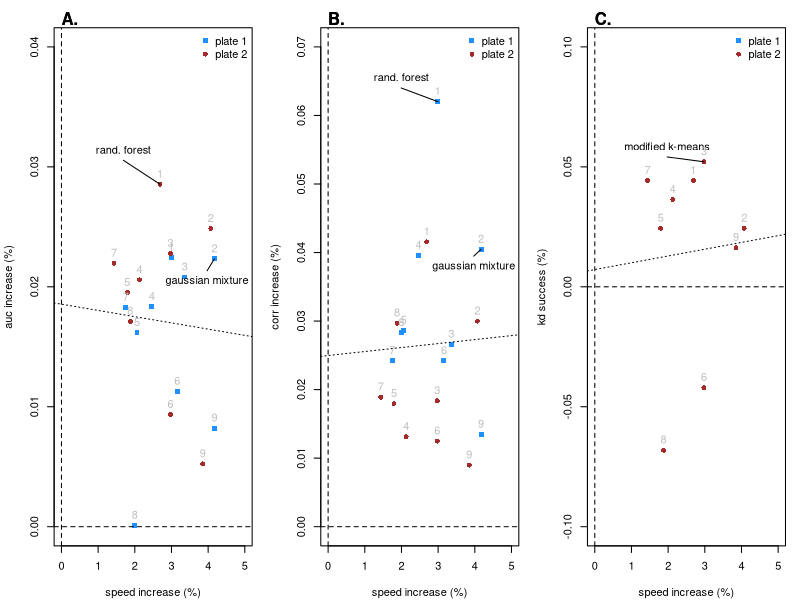
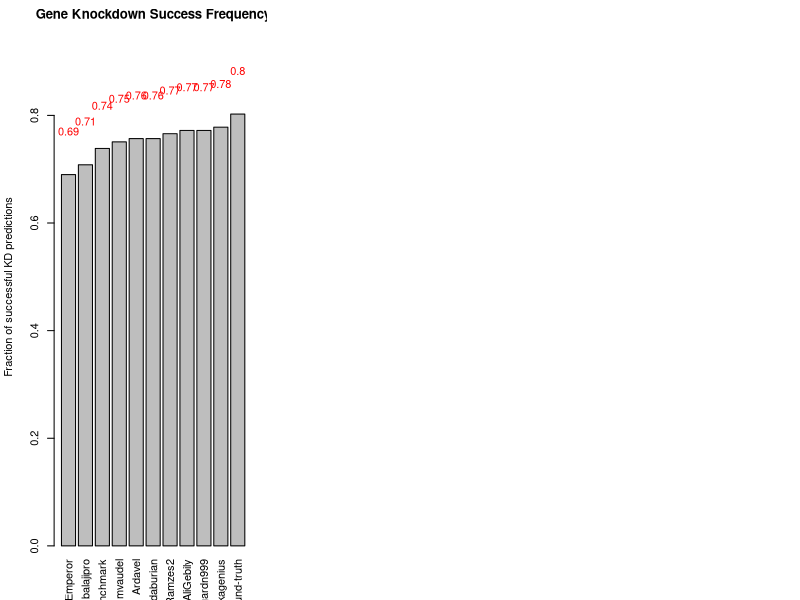
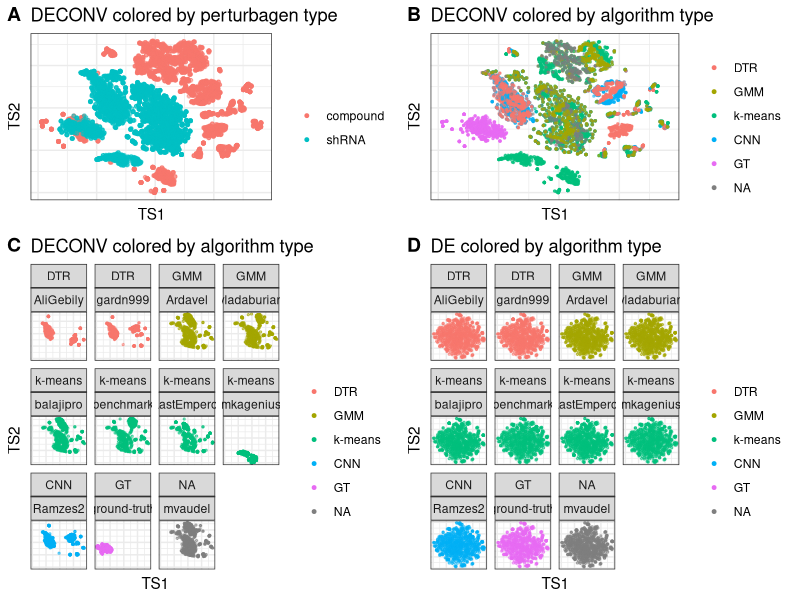

The R source for these figures, in order:
## ---- chunk 1
palette(c("dodgerblue","brown","orange"))
my.pal <- palette(c("dodgerblue","brown","orange"))
library(data.table)
library(ggplot2)
library(ggrepel)
library(dplyr, warn=F)
## ---- chunk 2
# data
speed_acc <- fread("data/holdout_score_time.txt", na.strings="n/a")
soln_desc <- fread("data/solution_descriptions.txt", na.strings="n/a")
speed_acc <- merge(speed_acc, soln_desc, by="handle")
## ---- chunk 3
# compute composite accuracy
# in contest, aggregate score was computed as:
# SCORE = MAX_SCORE * (MAX(CORp, 0))2 * AUCp2 * exp(- Tsolution / (3 * Tbenchmark) )
speed_acc[, acc := cor^2 * auc^2]
## ---- chunk 4
impute <- function(x, value) ifelse(is.na(x), value, x)
n <- nrow(speed_acc)
attach(speed_acc)
## ---- chunk 5
cap <- "\\label{fig:acc-vs-speed}**Accuracy vs speed.** This figure shows the relationship between improvements in AUC (A.), correlation (B.) and fraction of correctly predicted knocked-down genes(C.) and improvements in speed for the top-nine solutions. These measures are computed for each of the plates on the holdout dataset. Labels at the dots indicate the rank of the submission in the final leaderboard (1 = first best, 2 = second best, etc.). Dashed lines indicate levels with no improvement over the benchmark. Dotted lines indicate (ols) association between accuracy and speed improvements. The name of the most accurate and fastest approach are highlighted in each panel."

# compute measures
bench <- handle=="benchmark"
sec.bench <- sec[bench]
auc.bench <- auc[bench]
cor.bench <- cor[bench]
kd.bench <- kd_success_freq[bench]
auc.pc <- auc/auc.bench[factor(plate)]
cor.pc <- cor/cor.bench[factor(plate)]
sec.pc <- sec/sec.bench[factor(plate)]
kd.pc <- kd_success_freq/kd.bench[factor(plate)]
method2 <- method
method2[grep("Gaussian", method)] <- "gaussian mixture"
method2[grep("forest", method)] <- "rand. forest"

# Plot
panel <- function(x,y, xlim=c(0,5),ylim=c(0,0.08),xlab="speed increase (%)", legend=T, ...){
  plot(y ~ x, xlim=xlim, ylim=ylim, xlab=xlab
    , pch=c(15:16)[factor(plate)]
    , col=c(1,2)[factor(plate)]
    , subset=!bench
    ,...)
  # lable best method
  j <- which.max(y)
  y.offset <- +0.002; x.offset <- -1
  segments(y0=y[j], x0=x[j], y1=y[j] + y.offset, x1=x[j]+x.offset)
  text(y=y[j]+y.offset, x=x[j]+x.offset, labels=method2[j], pos=3)
  # label fastest method
  j <- which.max(x)
  y.offset <- -0.001; x.offset <- -0.2
  segments(y0=y[j], x0=x[j], y1=y[j] + y.offset, x1=x[j]+x.offset)
  text(y=y[j]+y.offset, x=x[j]+x.offset, labels=method2[j], pos=1)
  # legend
  if(legend)
    legend("topright", pch=15:16, col=1:2, legend=c("plate 1", "plate 2"), bty="n")
  # rank labels
  text(y=y[!bench],x=x[!bench],labels=rank[!bench],pos=3,xpd=T, col=gray(.75))
  abline(h=0,lty=2)
  abline(v=0,lty=2)
  abline(lm(y[!bench] ~ x[!bench]), lty=3)
}
par(mfrow=c(1,3), mar=c(4,4,2,1)+0.1)
panel(abs(log(sec.pc)),log(auc.pc), ylim=c(0,0.04), ylab="auc increase (%)")
mtext(at=c(0,0), "A.", adj=0, font=2)
panel(abs(log(sec.pc)),log(cor.pc), ylim=c(0,0.07), ylab="corr increase (%)")
mtext(at=c(0,0), "B.", adj=0, font=2)
panel(abs(log(sec.pc)), log(kd.pc),ylim=c(-0.1,0.1), ylab="kd success (%)")
mtext(at=c(0,0), "C.", adj=0, font=2)

# Ensambles 20 x 20
# auc.ens <- sapply(auc, function(x) auc + (x - auc*x)*runif(1))
# sec.ens <- sapply(sec, function(x) sec + x)
# plot(auc.ens ~ log(sec.ens), pch=16)
## ---- chunk 6
cap <- "\\label{kd_barplot}**KD success frequency**" 

speed_acc <- fread("data/holdout_score_time.txt", na.strings = "n/a")
soln_desc <- fread("data/solution_descriptions.txt", na.strings="n/a")
soln_desc <- rbind(soln_desc, data.table(rank="ground-truth",
                                         handle="ground-truth",
                                         method="ground-truth",
                                         method_short="GT"),
                   use.names=T, fill=T)
speed_acc <- merge(speed_acc, soln_desc, by="handle")
levs <- c("DTR", "GMM", "k-means", "CNN", "other", "GT")
speed_acc$method_short <- factor(speed_acc$method_short,
                                 levels=levs)
with(speed_acc[!is.na(kd_success_freq)][
  order(kd_success_freq, decreasing = F)
], {
  maxval <- max(kd_success_freq)
  offset_factor <- 0.1
  offset <- offset_factor * maxval
  bp <- barplot(kd_success_freq, names.arg=handle, las=3,
           ylab="Fraction of successful KD predictions",
           main="Gene Knockdown Success Frequency",
           ylim=c(0, maxval + (2 * offset)))
  text(bp, kd_success_freq + offset, labels=round(kd_success_freq, 2), col="red")
})
## ---- chunk 7
# read tsne files and other data
tsne_de <- fread("data/holdout_tsne_DE.txt")
tsne_deconv <- fread("data/holdout_tsne_DECONV.txt")
soln_desc <- fread("data/solution_descriptions.txt", na.strings="n/a")

# add a row for ground truth
soln_desc <- rbind(soln_desc, data.table(rank="ground-truth",
                                         handle="ground-truth",
                                         method="ground-truth",
                                         method_short="GT"),
                   use.names=T, fill=T)

# extract handle and plate info
tsne_de[, handle := unlist(strsplit(rid, ":"))[1], .(rid)]
tsne_de[, plate := unlist(strsplit(unlist(strsplit(rid, ":"))[2], "_"))[1], .(rid)]
tsne_de[, pert_type := switch(plate,
                              "DPK.CP003" = "compound",
                              "LITMUS.KD019" = "shRNA"),
        .(rid)]

tsne_deconv[, handle := unlist(strsplit(rid, ":"))[1], .(rid)]
tsne_deconv[, plate := unlist(strsplit(unlist(strsplit(rid, ":"))[2], "_"))[1], .(rid)]
tsne_deconv[, pert_type := switch(plate,
                              "DPK.CP003" = "compound",
                              "LITMUS.KD019" = "shRNA"),
        .(rid)]

# merge with solution desc
tsne_de <- merge(tsne_de, soln_desc, by="handle", all.x=T)
tsne_deconv <- merge(tsne_deconv, soln_desc, by="handle", all.x=T)

# set factor levels
levs <- c("DTR", "GMM", "k-means", "CNN", "other", "GT")
tsne_de$method_short <- factor(tsne_de$method_short,
                               levels=levs)
tsne_deconv$method_short <- factor(tsne_deconv$method_short,
                               levels=levs)
## ---- chunk 8
p_deconv_color_type <- ggplot(tsne_deconv, aes(x=TS1, y=TS2, color=pert_type)) +
  geom_point(alpha=0.5, size=1) +
  guides(color=guide_legend(override.aes = list(alpha=1, size=1))) +
  scale_color_discrete(name="") +
  theme_bw() +
  theme(axis.ticks.x = element_blank(),
        axis.ticks.y = element_blank(),
        axis.text.x=element_blank(),
        axis.text.y=element_blank()) +
  ggtitle("DECONV colored by perturbagen type")
## ---- chunk 9
p_deconv_color_method <- ggplot(tsne_deconv, aes(x=TS1, y=TS2, color=method_short)) +
  geom_point(alpha=0.5, size=0.5) +
  guides(color=guide_legend(override.aes = list(alpha=1, size=1))) +
  scale_color_discrete(name="") +
  theme_bw() + 
  theme(axis.ticks.x = element_blank(),
        axis.ticks.y = element_blank(),
        axis.text.x=element_blank(),
        axis.text.y=element_blank()) +
  ggtitle("DECONV colored by algorithm type")
## ---- chunk 10
p_deconv_facet_handle <- p_deconv_color_method + facet_wrap(~method_short+handle)
## ---- chunk 11
p_de <- ggplot(tsne_de, aes(x=TS1, y=TS2, color=method_short)) +
  geom_point(alpha=0.5, size=0.5) +
  guides(color=guide_legend(override.aes = list(alpha=1, size=1))) +
  scale_color_discrete(name="") +
  theme_bw() +
  theme(axis.ticks.x = element_blank(),
        axis.ticks.y = element_blank(),
        axis.text.x=element_blank(),
        axis.text.y=element_blank()) +
  facet_wrap(~method_short+handle) +
  ggtitle("DE colored by algorithm type")
## ---- chunk 12
# TODO: better caption
cap <- "\\label{tsne_figure}**t-SNE projection of holdout data.** Each point represents the 2D projection of a sample generated by UNI ground truth (GT) or by applying a deconvolution algorithm to DUO data. DECONV data colored by perturbagen type (A) and algorithm type (B). DECONV (C) and DE (D) data colored by algorithm type and stratified by each individual implementation."
cowplot::plot_grid(p_deconv_color_type,
                   p_deconv_color_method,
                   p_deconv_facet_handle,
                   p_de,
                   align="hv", ncol=2, nrow=2, rel_heights = c(1, 1.6),
                   labels=LETTERS[1:4])
